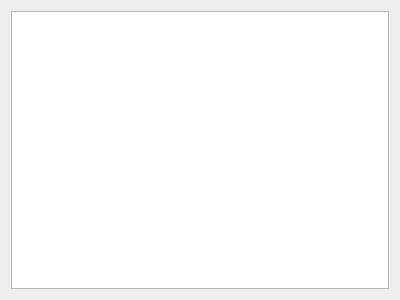
<?xml version="1.0" encoding="UTF-8"?>
<ui version="4.0">
 <class>MessageUI</class>
 <widget class="QWidget" name="MessageUI">
  <property name="geometry">
   <rect>
    <x>0</x>
    <y>0</y>
    <width>400</width>
    <height>300</height>
   </rect>
  </property>
  <property name="windowTitle">
   <string>Form</string>
  </property>
  <layout class="QHBoxLayout" name="horizontalLayout">
   <item>
    <widget class="QTableWidget" name="messages">
     <property name="alternatingRowColors">
      <bool>true</bool>
     </property>
     <property name="showGrid">
      <bool>false</bool>
     </property>
     <attribute name="horizontalHeaderVisible">
      <bool>false</bool>
     </attribute>
     <attribute name="verticalHeaderVisible">
      <bool>false</bool>
     </attribute>
     <column>
      <property name="text">
       <string>File</string>
      </property>
     </column>
     <column>
      <property name="text">
       <string>Line</string>
      </property>
     </column>
     <column>
      <property name="text">
       <string>Message</string>
      </property>
     </column>
    </widget>
   </item>
  </layout>
 </widget>
 <resources/>
 <connections/>
</ui>
